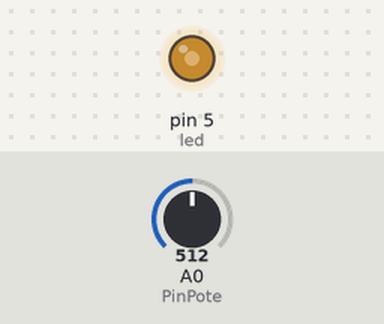
Simulated run of this sketch. Board: Arduino Uno, built with avr-gcc and run on an emulated ATmega328P. On the bench: output pins drawn as LEDs (lit = HIGH). The inputs (shaded band) are chosen by the test bench; at power-on: A0 (PinPote) = 512.

Above: at 1.2 s.
1.3 s: A0 (PinPote) set to 716
At 1.7 s:
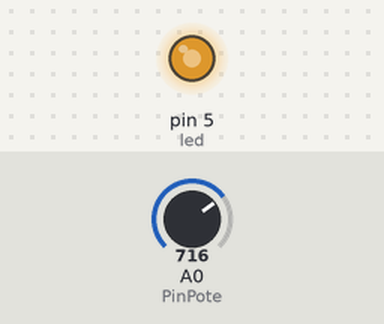
2.8 s: A0 (PinPote) set to 900
At 4.0 s:
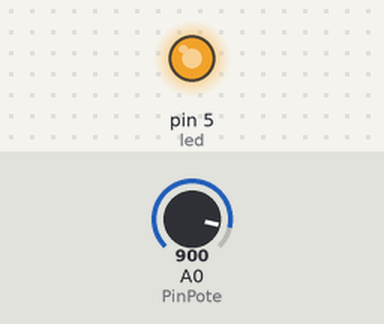
4.3 s: A0 (PinPote) set to 122
At 5.2 s:
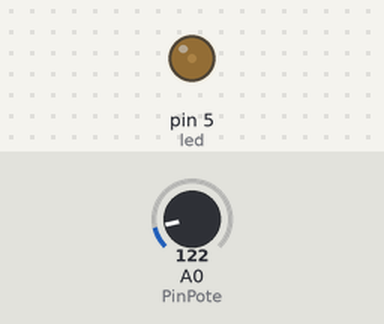
5.8 s: A0 (PinPote) set to 0
At 6.4 s:
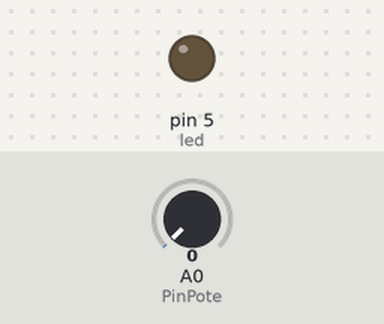
7.3 s: A0 (PinPote) set to 511
At 8.7 s:
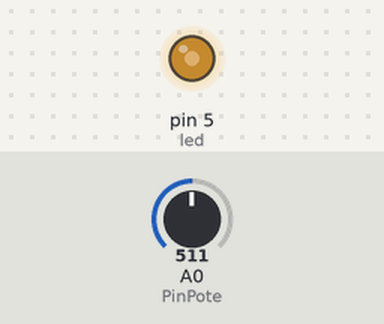
Timing chart, 0 to 9.8 s (numbered marks = the images above; inputs shaded):
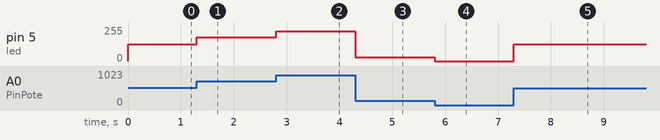

Measured:
- after the input at 1.3 s, pin 5 (led): 127/255 → 178/255 at once
- after the input at 2.8 s, pin 5 (led): 178/255 → 224/255 at once
- after the input at 4.3 s, pin 5 (led): 224/255 → 30/255 at once
- after the input at 5.8 s, pin 5 (led): 30/255 → 0/255 at once
- after the input at 7.3 s, pin 5 (led): 0/255 → 127/255 at once

The sketch:

Practica_2_Brillo_de_un_Led.ino
```cpp
/*
Fundacion Kinal
Centro Educativo Tecnico Laboral Kinal
Electronica
Grado: Quinto
Seccion: A
Curso: Taller de electronica digital y reparacion de computadoras 1
Nombre: Luis Andres Muñiz Godoy
Carne: 2019127
*/
#define PinPote A0
#define led 5

//variables globales
int pote;             //variable para guardar la lectura analogica del pote
int  brillo;          //variable para guardar el valor del brillo

void setup() {
  pinMode(PinPote, INPUT);
  pinMode(led, OUTPUT);
}

void loop() {
  pote = analogRead(PinPote); //se guarda el valor de la medicion del potenciometro
  brillo = map(pote, 0, 1023, 0, 255);
  analogWrite(led, brillo);
}
```
